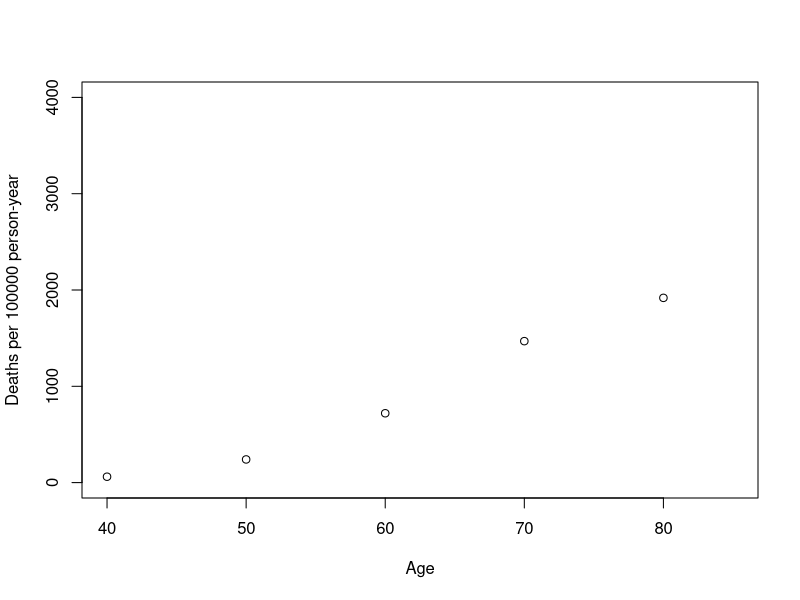

Generate this figure with R: (Note: this script raises an error after producing the figure.)
##1
#build data.frame of smokers and nonsmokers
smokers <- data.frame(Age=c(40,50,60,70,80),Deaths=c(32,104,206,186,102),py=c(52407,43248,28612,12663,5317),smoke=c(1,1,1,1,1))
nonsmokers<-data.frame(Age=c(40,50,60,70,80),Deaths=c(2,12,28,28,31),py=c(18790,10673,5710,2585,1462),smoke=c(0,0,0,0,0))
#create new variable of unit person-year
smokers$Deaths_py<-smokers$Deaths/smokers$py*100000
nonsmokers$Deaths_py<-nonsmokers$Deaths/nonsmokers$py*100000
#plot the data point
plot(smokers$Age,smokers$Deaths_py,pch=1,xlim=c(40,85),ylim=c(0,4000),xlab="Age",ylab="Deaths per 100000 person-year")
points(nonsmokers$Age,nonsmokerss$Deaths_py,xlim=c(40,85),ylim=c(0,4000),pch=16)
legend("bottomright",legend=c("smokers","non-smokers"),pch=c(1,16))

##2
#fit the poisson model
countdata<-rbind(smokers,nonsmokers)
fit<-glm(Deaths~smoke+Age,offset=log(py),family=poisson,data=countdata)
summary(fit)

##3
#testing
md1<-glm(Deaths~smoke*Age,offset=log(py),family=poisson,data=countdata)
md2<-glm(Deaths~Age,offset=log(py),family=poisson,data=countdata)
anova(md2,md1,test="Chisq")
qchisq(0.95,df=2)

##4
#plot mean response
curve(predict(md1,data.frame(Age=x,smoke=1,py=100000),type="response"),lty=1,xlim=c(40,85),ylim=c(0,4000),xlab="Age",ylab="Mean response")
curve(predict(md1,data.frame(Age=x,smoke=0,py=100000),type="response"),lty=2,xlim=c(40,85),ylim=c(0,4000),xlab="Age",ylab="Mean response",add=T)
legend("bottomright",legend=c("smokers","non-smokers"),lty=c(1,2))
#plots overlay
plot(smokers$Age,smokers$Deaths_py,pch=1,xlim=c(40,85),ylim=c(0,4000),xlab="Age",ylab="Deaths per 100000 person-year")
points(nonsmokers$Age,nonsmokers$Deaths_py,xlim=c(40,85),ylim=c(0,4000),pch=16)
curve(predict(md1,data.frame(Age=x,smoke=1,py=100000),type="response"),lty=1,xlim=c(40,85),ylim=c(0,4000),xlab="Age",ylab="Mean response",add=T)
curve(predict(md1,data.frame(Age=x,smoke=0,py=100000),type="response"),lty=2,xlim=c(40,85),ylim=c(0,4000),xlab="Age",ylab="Mean response",add=T)
legend("bottomright",legend=c("smokers","non-smokers"),lty=c(1,2))
legend("topright",legend=c("smokers","non-smokers"),pch=c(1,16))